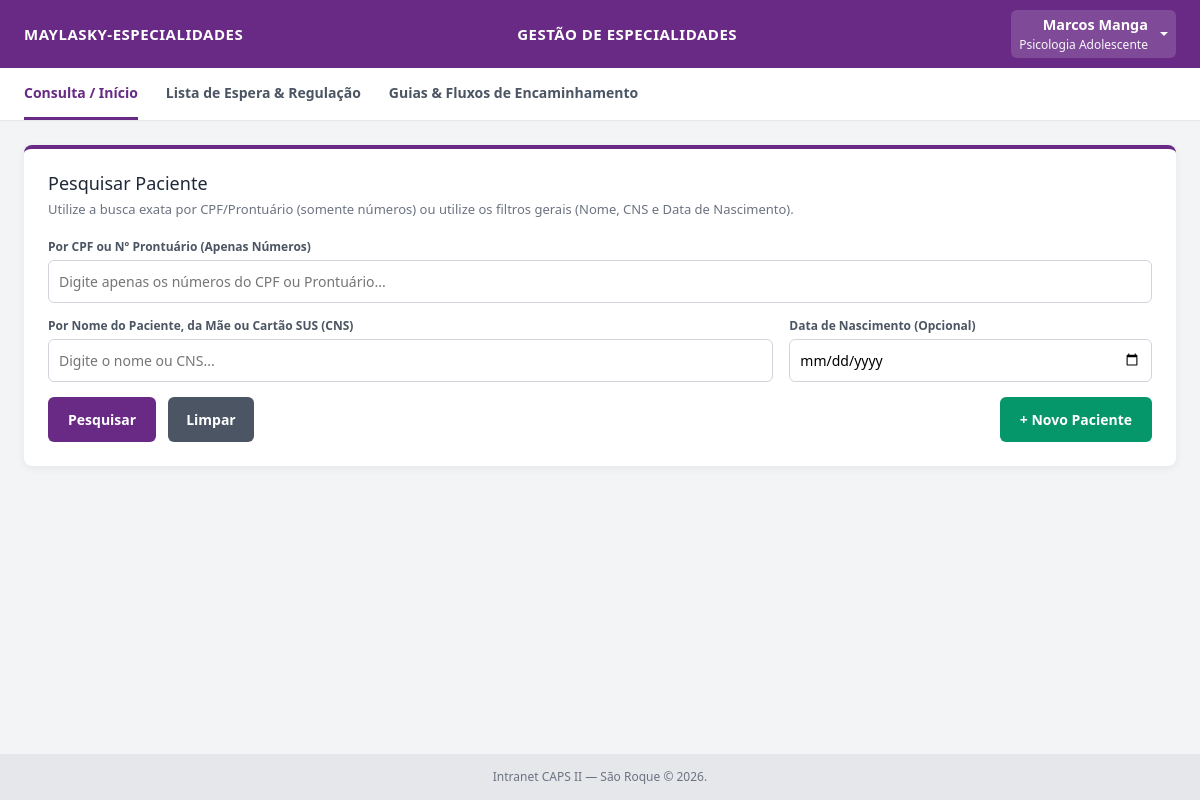
Page /dashboard (signed in) on the committed database.
### tables this page shows
CREATE TABLE estabelecimentos (
            id INTEGER PRIMARY KEY AUTOINCREMENT,
            cnes TEXT UNIQUE,
            nome TEXT NOT NULL,
            tipo TEXT NOT NULL,
            ativo INTEGER DEFAULT 1,
            criado_por_profissional_id INTEGER,
            atualizado_por_profissional_id INTEGER,
            created_at TIMESTAMP DEFAULT CURRENT_TIMESTAMP,
            updated_at TIMESTAMP DEFAULT CURRENT_TIMESTAMP,
            FOREIGN KEY (criado_por_profissional_id) REFERENCES profissionais(id),
            FOREIGN KEY (atualizado_por_profissional_id) REFERENCES profissionais(id)
        );

CREATE TABLE cbos (
            id INTEGER PRIMARY KEY AUTOINCREMENT,
            codigo TEXT UNIQUE NOT NULL,
            ocupacao TEXT NOT NULL,
            idade_minima INTEGER,
            idade_maxima INTEGER,
            meses_assiduidade INTEGER DEFAULT 6,
            ativa INTEGER DEFAULT 1,
            gera_lista_espera INTEGER DEFAULT 1,
            created_at TIMESTAMP DEFAULT CURRENT_TIMESTAMP
        );

### app.py (the view)
@app.route('/dashboard')
@login_required
def dashboard():
    conn = get_db_connection()
    cursor = conn.cursor()
    estabelecimentos = [
        dict(row)
        for row in cursor.execute(
            'SELECT id, nome, tipo FROM estabelecimentos WHERE ativo = 1 ORDER BY nome ASC'
        ).fetchall()
    ]
    cids = []
    cbos = [
        dict(row)
        for row in cursor.execute(
            'SELECT id, ocupacao, idade_minima, idade_maxima FROM cbos WHERE ativa = 1 AND gera_lista_espera = 1 ORDER BY ocupacao ASC'
        ).fetchall()
    ]
    conn.close()
    return render_template(
        'dashboard.html',
        estabelecimentos=estabelecimentos,
        cids=cids,
        cbos=cbos,
    )

### app.py (called while the page is built)
def get_db_connection():
    conn = sqlite3.connect(DB_PATH, timeout=10.0)
    conn.row_factory = sqlite3.Row
    conn.execute('PRAGMA foreign_keys = ON;')
    return conn

def login_required(f):
    @wraps(f)
    def decorated_function(*args, **kwargs):
        if 'usuario_id' not in session:
            flash('Por favor, faça login para acessar o sistema.', 'warning')
            return redirect(url_for('login'))
        return f(*args, **kwargs)
    return decorated_function

### templates/dashboard.html (shortened to what this page needs)
<!DOCTYPE html>
<html lang="pt-BR">
<head>
    <link href="https://cdn.jsdelivr.net/npm/bootstrap@5.3.0/dist/css/bootstrap.min.css" rel="stylesheet">
</head>
<body>
    <div class="topbar">
        <div class="title">{{ session.get('estabelecimento', 'CAPS II — São Roque') }}</div>
        <div class="center-title">Gestão de Especialidades</div>
        <div class="dropdown">
            <a class="dropdown-toggle text-white d-flex align-items-center text-decoration-none py-1 px-2 rounded"
               href="#" id="userMenuDropdown" role="button" data-bs-toggle="dropdown" aria-expanded="false" style="background: rgba(255,255,255,0.15);">
                <div class="text-end me-2">
                    <span class="d-block fw-semibold text-white" style="font-size: 0.9rem;">{{ session.get('nome') }}</span>
                    <small class="d-block text-light opacity-85" style="font-size: 0.75rem;">{{ session.get('profissao', 'Profissional') }}</small>
                </div>
            </a>
        </div>
    </div>
    <div class="navbar">
        <a href="/dashboard" class="active">Consulta / Início</a>
        <a href="/lista-espera">Lista de Espera & Regulação</a>
        <a href="/guias-fluxo">Guias & Fluxos de Encaminhamento</a>
    </div>
    <div class="container">
        <div class="search-card">
            <h2>Pesquisar Paciente</h2>
            <p>Utilize a busca exata por CPF/Prontuário (somente números) ou utilize os filtros gerais (Nome, CNS e Data de Nascimento).</p>
            <div style="margin-bottom: 14px;">
                <div class="form-group" style="margin-bottom: 0;">
                    <label for="searchDoc" style="font-size: 12px; color: #4b5563; font-weight: 600; margin-bottom: 4px; display: block;">Por CPF ou Nº Prontuário (Apenas Números)</label>
                    <input type="text" id="searchDoc" class="search-input" placeholder="Digite apenas os números do CPF ou Prontuário..." oninput="controlarBloqueioCampos('doc')" onkeypress="handleKeyPress(event)">
                </div>
            </div>
            <div style="display: grid; grid-template-columns: 2fr 1fr; gap: 16px; margin-bottom: 15px;">
                <div class="form-group" style="margin-bottom: 0;">
                    <label for="searchNome" style="font-size: 12px; color: #4b5563; font-weight: 600; margin-bottom: 4px; display: block;">Por Nome do Paciente, da Mãe ou Cartão SUS (CNS)</label>
                    <input type="text" id="searchNome" class="search-input" placeholder="Digite o nome ou CNS..." oninput="controlarBloqueioCampos('nome')" onkeypress="handleKeyPress(event)" autofocus>
                </div>
                <div class="form-group" style="margin-bottom: 0;">
                    <label for="searchNasc" style="font-size: 12px; color: #4b5563; font-weight: 600; margin-bottom: 4px; display: block;">Data de Nascimento (Opcional)</label>
                    <input type="date" id="searchNasc" class="search-input" oninput="controlarBloqueioCampos('nome')" onkeypress="handleKeyPress(event)">
                </div>
            </div>
            <div style="display: flex; gap: 12px;">
                <button type="button" class="btn-search" onclick="executarBusca(1)">Pesquisar</button>
                <button type="button" class="btn-clear" onclick="limparBusca()">Limpar</button>
                <button type="button" class="btn-novo" onclick="abrirModalNovo()" style="margin-left: auto;">+ Novo Paciente</button>
            </div>
        </div>
    </div>
    <div class="footer">
        Intranet CAPS II — São Roque &copy; 2026.
    </div>
</body>
</html>

### templates/dashboard.html (style rules this page uses)
* { box-sizing: border-box; margin: 0; padding: 0; font-family: 'Segoe UI', Tahoma, Geneva, Verdana, sans-serif; }
body { background-color: #f3f4f6; min-height: 100vh; display: flex; flex-direction: column; }
.topbar { background-color: #692A85; color: white; padding: 10px 24px; display: flex; justify-content: space-between; align-items: center; box-shadow: 0 2px 4px rgba(0,0,0,0.1); }
.topbar .title { font-size: 15px; font-weight: 600; text-transform: uppercase; letter-spacing: 0.5px; white-space: nowrap; overflow: hidden; text-overflow: ellipsis; max-width: 280px; }
.topbar .center-title { font-size: 15px; font-weight: 600; text-transform: uppercase; letter-spacing: 0.5px; }
.navbar { background: white; border-bottom: 1px solid #e5e7eb; padding: 0 24px; display: flex; flex-direction: row; justify-content: flex-start; gap: 28px; width: 100%; overflow-x: auto; white-space: nowrap; box-shadow: 0 1px 3px rgba(0,0,0,0.02); }
.navbar a { text-decoration: none; color: #4b5563; font-size: 14px; font-weight: 600; padding: 14px 0; border-bottom: 3px solid transparent; transition: all 0.2s; display: inline-block; flex-shrink: 0; }
.navbar a:hover, .navbar a.active { color: #692A85; border-bottom-color: #692A85; }
.container { flex: 1; padding: 24px; max-width: 1200px; margin: 0 auto; width: 100%; display: block; }
.search-card { background: white; padding: 24px; border-radius: 8px; box-shadow: 0 2px 8px rgba(0,0,0,0.06); margin-bottom: 24px; border-top: 4px solid #692A85; width: 100%; }
.search-card h2 { font-size: 18px; color: #1f2937; margin-bottom: 6px; }
.search-card p { font-size: 13px; color: #6b7280; margin-bottom: 18px; }
.search-input { width: 100%; padding: 12px; border: 1px solid #d1d5db; border-radius: 6px; font-size: 15px; outline: none; background: white; }
.btn-search { background-color: #692A85; color: white; border: none; padding: 12px 20px; border-radius: 6px; font-size: 14px; font-weight: 600; cursor: pointer; transition: background 0.2s; white-space: nowrap; }
.btn-clear { background-color: #4b5563; color: white; border: none; padding: 12px 18px; border-radius: 6px; font-size: 14px; font-weight: 600; cursor: pointer; transition: background 0.2s; white-space: nowrap; text-decoration: none; display: inline-flex; align-items: center; justify-content: center; }
.btn-novo { background-color: #059669; color: white; border: none; padding: 12px 20px; border-radius: 6px; font-size: 14px; font-weight: 600; cursor: pointer; transition: background 0.2s; white-space: nowrap; }
.form-group label { display: block; font-size: 13px; font-weight: 600; color: #374151; margin-bottom: 6px; }
.form-group input, .form-group select, .form-group textarea { width: 100%; padding: 10px; border: 1px solid #d1d5db; border-radius: 6px; font-size: 14px; outline: none; transition: border-color 0.2s; background: white; }
.footer { text-align: center; padding: 14px 0; font-size: 12px; color: #6b7280; background-color: #e5e7eb; margin-top: auto; }

### rows in the picture
estabelecimentos: get "MAYLASKY-ESPECIALIDADES"
cbos: get "Psicologia Adolescente"

### other values in the picture
{{ session.get('nome') }} "Marcos Manga"
